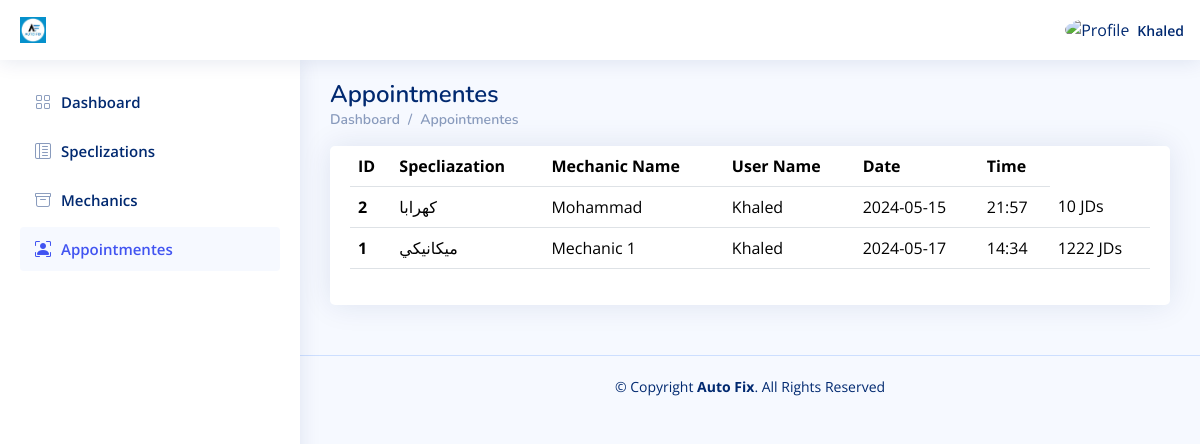
The page /Admin_Dashboard/Appointmentes.php (signed in) on the database its author committed.
### tables this page shows
CREATE TABLE `users` (
  `id` int(11) NOT NULL,
  `specalization_id` int(11) DEFAULT NULL,
  `location_id` int(11) DEFAULT NULL,
  `type` varchar(191) NOT NULL,
  `name` varchar(191) NOT NULL,
  `email` varchar(191) NOT NULL,
  `phone` varchar(191) NOT NULL,
  `password` varchar(191) NOT NULL,
  `total_rate` double NOT NULL DEFAULT 0,
  `active` tinyint(1) NOT NULL DEFAULT 1,
  `created_at` datetime NOT NULL DEFAULT current_timestamp()
);

CREATE TABLE `appointmentes` (
  `id` int(11) NOT NULL,
  `specialization_id` int(11) NOT NULL,
  `mechanic_id` int(11) NOT NULL,
  `customer_id` int(11) NOT NULL,
  `date` varchar(191) NOT NULL,
  `time` varchar(191) NOT NULL,
  `price` double DEFAULT NULL,
  `status` varchar(191) NOT NULL DEFAULT 'PENDING',
  `created_at` datetime NOT NULL DEFAULT current_timestamp()
);

CREATE TABLE `specliazations` (
  `id` int(11) NOT NULL,
  `name` varchar(191) NOT NULL,
  `active` tinyint(1) NOT NULL DEFAULT 1,
  `created_at` datetime NOT NULL DEFAULT current_timestamp()
);

### Admin_Dashboard/Appointmentes.php (the view, shortened to what this page needs)
<?php
include "../Connect.php";
$A_ID = $_SESSION['A_Log'];
if (!$A_ID) {
    echo '<script language="JavaScript">
     document.location="../Mechanic_Login.php";
    </script>';
} else {
    $sql1 = mysqli_query($con, "select * from users where id='$A_ID'");
    $row1 = mysqli_fetch_array($sql1);
    $name = $row1['name'];
}
?>
<!DOCTYPE html>
<html lang="en">
  <head>
    <link
      href="../assets/vendor/bootstrap/css/bootstrap.min.css"
      rel="stylesheet"
    />
    <link
      href="../assets/vendor/bootstrap-icons/bootstrap-icons.css"
      rel="stylesheet"
    />
    <link href="../assets/vendor/boxicons/css/boxicons.min.css" rel="stylesheet" />
    <link href="../assets/vendor/quill/quill.snow.css" rel="stylesheet" />
    <link href="../assets/vendor/quill/quill.bubble.css" rel="stylesheet" />
    <link href="../assets/vendor/remixicon/remixicon.css" rel="stylesheet" />
    <link href="../assets/vendor/simple-datatables/style.css" rel="stylesheet" />
    <link href="../assets/css/style.css" rel="stylesheet" />
  </head>
  <body>
    <header id="header" class="header fixed-top d-flex align-items-center">
      <div class="d-flex align-items-center justify-content-between">
        <a href="index.html" class="logo d-flex align-items-center">
          <img src="../assets/img/logo.jpeg" alt="" />
        </a>
      </div>
      <nav class="header-nav ms-auto">
        <ul class="d-flex align-items-center">
          <li class="nav-item dropdown pe-3">
            <a
              class="nav-link nav-profile d-flex align-items-center pe-0"
              href="#"
              data-bs-toggle="dropdown"
            >
              <img
                src="https://www.computerhope.com/jargon/g/guest-user.png"
                alt="Profile"
                class="rounded-circle"
              />
              <span class="d-none d-md-block ps-2"><?php echo $name ?></span> </a
            >
          </li>
        </ul>
      </nav>
    </header>
    <?php require './Aside-Nav/Aside.php'?>
    <main id="main" class="main">
      <div class="pagetitle">
        <h1>Appointmentes</h1>
        <nav>
          <ol class="breadcrumb">
            <li class="breadcrumb-item"><a href="index.html">Dashboard</a></li>
            <li class="breadcrumb-item">Appointmentes</li>
          </ol>
        </nav>
      </div>
      <section class="section">
        <div class="row">
          <div class="col-lg-12">
            <div class="card">
              <div class="card-body">
                <table class="table datatable">
                  <thead>
                    <tr>
                      <th scope="col">ID</th>
                      <th scope="col">Specliazation</th>
                      <th scope="col">Mechanic Name</th>
                      <th scope="col">User Name</th>
                      <th scope="col">Date</th>
                      <th scope="col">Time</th>
                    </tr>
                  </thead>
                  <tbody>
<?php
$sql1 = mysqli_query($con, "SELECT * from appointmentes ORDER BY id DESC");
while ($row1 = mysqli_fetch_array($sql1)) {
    $appointment_id = $row1['id'];
    $customer_id = $row1['customer_id'];
    $mechanic_id = $row1['mechanic_id'];
    $specialization_id = $row1['specialization_id'];
    $date = $row1['date'];
    $time = $row1['time'];
    $price = $row1['price'];
    $sql2 = mysqli_query($con, "SELECT * from users WHERE id = '$customer_id'");
    $row2 = mysqli_fetch_array($sql2);
    $user_name = $row2['name'];
    $sql3 = mysqli_query($con, "SELECT * from users WHERE id = '$mechanic_id'");
    $row3 = mysqli_fetch_array($sql3);
    $mechanic_name = $row3['name'];
    $sql4 = mysqli_query($con, "SELECT * from specliazations WHERE id = '$specialization_id'");
    $row4 = mysqli_fetch_array($sql4);
    $specliazation = $row4['name'];
    ?>
                    <tr>
                      <th scope="row"><?php echo $appointment_id ?></th>
                      <td><?php echo $specliazation ?></td>
                      <td><?php echo $mechanic_name ?></td>
                      <td><?php echo $user_name ?></td>
                      <td><?php echo $date ?></td>
                      <td><?php echo $time ?></td>
                      <td><?php echo $price ?> JDs</td>
                    </tr>
<?php
}?>
                  </tbody>
                </table>
              </div>
            </div>
          </div>
        </div>
      </section>
    </main>
    <footer id="footer" class="footer">
      <div class="copyright">
        &copy; Copyright <strong><span>Auto Fix</span></strong
        >. All Rights Reserved
      </div>
    </footer>
  </body>
</html>

### assets/css/style.css (style rules this page uses)
:root { scroll-behavior: smooth; }
body { font-family: "Open Sans", sans-serif; background: #f6f9ff; color: #444444; }
a { color: #4154f1; text-decoration: none; }
h1, h2, h3, h4, h5, h6 { font-family: "Nunito", sans-serif; }
#main { margin-top: 60px; padding: 20px 30px; transition: all 0.3s; }
.pagetitle { margin-bottom: 10px; }
.pagetitle h1 { font-size: 24px; margin-bottom: 0; font-weight: 600; color: #012970; }
.card { margin-bottom: 30px; border: none; border-radius: 5px; box-shadow: 0px 0 30px rgba(1, 41, 112, 0.1); }
.card-body { padding: 0 20px 20px 20px; }
.breadcrumb { font-size: 14px; font-family: "Nunito", sans-serif; color: #899bbd; font-weight: 600; }
.breadcrumb a { color: #899bbd; transition: 0.3s; }
.breadcrumb .breadcrumb-item::before { color: #899bbd; }
.logo { line-height: 1; }
@media (min-width: 1200px) { .logo { width: 280px; } }
.logo img { max-height: 26px; margin-right: 6px; }
.header { transition: all 0.5s; z-index: 997; height: 60px; box-shadow: 0px 2px 20px rgba(1, 41, 112, 0.1); background-color: #fff; padding-left: 20px; }
.header-nav ul { list-style: none; }
.header-nav>ul { margin: 0; padding: 0; }
.header-nav .nav-profile { color: #012970; }
.header-nav .nav-profile img { max-height: 36px; }
.header-nav .nav-profile span { font-size: 14px; font-weight: 600; }
@media (min-width: 1200px) { #main, #footer { margin-left: 300px; } }
.footer { padding: 20px 0; font-size: 14px; transition: all 0.3s; border-top: 1px solid #cddfff; }
.footer .copyright { text-align: center; color: #012970; }

### rows shown on the page
users: name "Khaled"
appointmentes: id "2", specialization.name "كهرابا", users.name "Mohammad", users.name "Khaled", date "2024-05-15", time "21:57", price "10"
appointmentes: id "1", specialization.name "ميكانيكي", users.name "Mechanic 1", users.name "Khaled", date "2024-05-17", time "14:34", price "1222"
